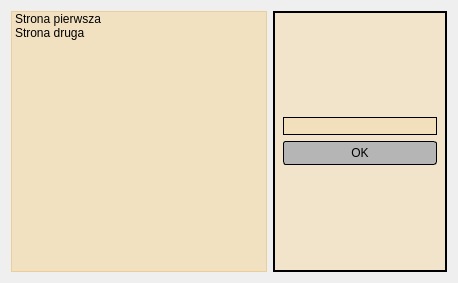
<?xml version="1.0" encoding="UTF-8"?>
<ui version="4.0">
 <class>ManualWidget</class>
 <widget class="QWidget" name="ManualWidget">
  <property name="geometry">
   <rect>
    <x>0</x>
    <y>0</y>
    <width>458</width>
    <height>283</height>
   </rect>
  </property>
  <property name="windowTitle">
   <string>ManualWidget</string>
  </property>
  <property name="styleSheet">
   <string notr="true">QMainWindow{
background-color:rgb(189, 189, 189)

}

</string>
  </property>
  <layout class="QHBoxLayout" name="horizontalLayout">
   <item>
    <widget class="QListWidget" name="listWidget">
     <property name="styleSheet">
      <string notr="true">QWidget{
background-color:rgba(255, 170, 0, 50)
}</string>
     </property>
     <item>
      <property name="text">
       <string>Strona pierwsza</string>
      </property>
     </item>
     <item>
      <property name="text">
       <string>Strona druga</string>
      </property>
     </item>
    </widget>
   </item>
   <item>
    <widget class="QStackedWidget" name="stackedWidget">
     <property name="styleSheet">
      <string notr="true">QWidget{
background-color:rgba(255, 170, 0, 20)
}
QWidget{
border:1px solid
}</string>
     </property>
     <property name="currentIndex">
      <number>0</number>
     </property>
     <widget class="QWidget" name="page_5">
      <layout class="QVBoxLayout" name="verticalLayout_2">
       <item>
        <layout class="QVBoxLayout" name="verticalLayout">
         <item>
          <widget class="QLineEdit" name="lineEdit">
           <property name="styleSheet">
            <string notr="true">QWidget{
background-color:rga(255, 255, 255)
}

</string>
           </property>
          </widget>
         </item>
         <item>
          <widget class="QPushButton" name="pushButton">
           <property name="styleSheet">
            <string notr="true">QWidget{
background-color:rgb(181, 181, 181)

}
QWidget{
border-radius:3px
}
QWidget{
padding:4px
}</string>
           </property>
           <property name="text">
            <string>OK</string>
           </property>
          </widget>
         </item>
        </layout>
       </item>
      </layout>
     </widget>
     <widget class="QWidget" name="page_6">
      <layout class="QHBoxLayout" name="horizontalLayout_3">
       <item>
        <layout class="QHBoxLayout" name="horizontalLayout_2">
         <item>
          <widget class="QRadioButton" name="radioButton_2">
           <property name="styleSheet">
            <string notr="true">QWidget{
background-color:rgb(255, 255, 255)
}</string>
           </property>
           <property name="text">
            <string>Opcja2</string>
           </property>
          </widget>
         </item>
         <item>
          <widget class="QRadioButton" name="radioButton">
           <property name="styleSheet">
            <string notr="true">QWidget{
background-color:rgb(255, 255, 255)
}</string>
           </property>
           <property name="text">
            <string>Opcja1</string>
           </property>
          </widget>
         </item>
        </layout>
       </item>
      </layout>
     </widget>
    </widget>
   </item>
  </layout>
 </widget>
 <resources/>
 <connections>
  <connection>
   <sender>listWidget</sender>
   <signal>currentRowChanged(int)</signal>
   <receiver>stackedWidget</receiver>
   <slot>setCurrentIndex(int)</slot>
   <hints>
    <hint type="sourcelabel">
     <x>246</x>
     <y>155</y>
    </hint>
    <hint type="destinationlabel">
     <x>295</x>
     <y>158</y>
    </hint>
   </hints>
  </connection>
 </connections>
</ui>
